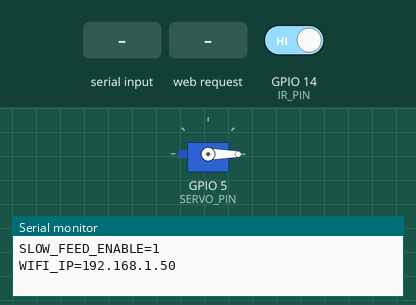
Simulated run of this sketch. Board: ESP8266 (NodeMCU). Shown: servo, the last lines printed to the serial monitor. The test bench sets the inputs (shaded band); at power-on: GPIO 14 (IR_PIN) HIGH. WiFi joins after 1.5 s; servers stay silent unless stated.

Above: at 2.7 s.
2.8 s: GPIO 14 (IR_PIN) driven LOW
At 3.27 s:
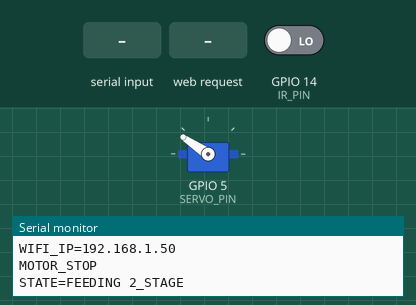
At 4.7 s:
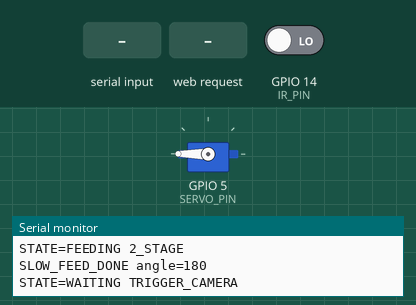
5.8 s: "FEED\n" received over Serial
At 6.67 s:
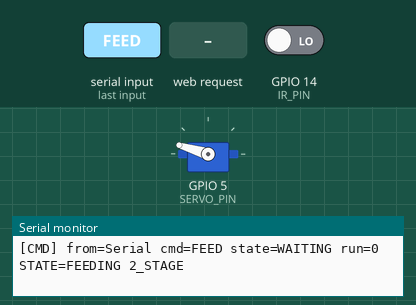
8.8 s: HTTP request GET /START received
10.3 s: "OK\n" received over Serial
At 10.6 s:
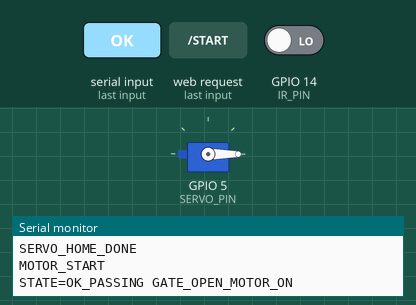
11.8 s: HTTP request GET /STOP received
14.8 s: HTTP request GET /FEED received
Timing chart, 0 to 17.8 s (numbered marks = the images above; inputs shaded):
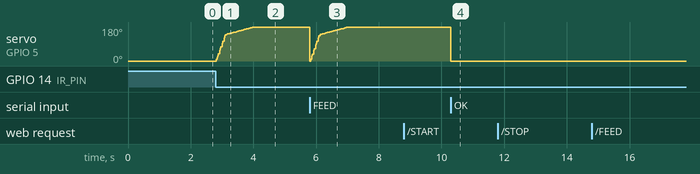

The sketch:

test1_backup2.ino
```cpp
#include <Arduino.h>
#include <Servo.h>
#include <ESP8266WiFi.h>
#include <ESP8266mDNS.h>
#include <stdarg.h>

// ====================== PIN ======================
// Servo thanh chắn         : GPIO5  (D1)
// Cảm biến hồng ngoại      : GPIO14 (D5)
// Driver STEP/PUL-           : GPIO12 (D6)
#define IR_PIN     14
#define PUL_PIN    12
#define SERVO_PIN  5

// Driver PUL- active-LOW: tao xung bang LOW ngan, sau do tha chan ve INPUT.
#define OBSTACLE_STATE LOW
#define STEP_DELAY_US   1500

// ====================== WIFI ======================
const char* WIFI_SSID     = "Sara";
const char* WIFI_PASSWORD = "0382911493";

WiFiServer server(12345);
WiFiClient tcpClient;
bool wifiConnected = false;
unsigned long wifiRetryTimer = 0;

// ====================== DRIVER STEP/PUL ======================
volatile bool isRunning = false;

// ============================================================================
// Y NGHIA QUY TRINH:
// 1. RUNNING  : phat xung PUL tren GPIO12, cho lon moi toi che IR.
// 2. Lon cham IR:
//      -> FEEDING : quay thanh chan 2 giai doan (nhanh 140 do dau, cham 40 do cuoi)
//                   de nhe nhang om lon dung tam, khong lam hat lui lon.
//      -> WAITING : dung bang chuyen (motorOff) va gui "TRIGGER_CAMERA".
// 3. PC (main.py + DRAEM) tra ket qua:
//      "OK" (Lon tot) :
//             -> RETURNING : Mo can gat nhanh ve 0 (SERVO_HOME), cho can rut han 250ms (motorOff).
//             -> OK_PASSING: Bat bang chuyen (motorOn) cho lon tot di qua.
//      "NG" (Lon loi) :
//             -> NG_HOME   : CUNG MO CAN GAT NHANH VE 0 (y het OK), cho can rut han 250ms (motorOff).
//             -> NG_PASSING: Bat bang chuyen dua lon NG chay NG_EJECT_DELAY_MS toi vi tri gat.
//             -> GATING    : Can gat vung manh 180 do danh vang lon NG, roi thu ve 0 do!
// ============================================================================

#define SLOW_FEED_ENABLE       1      // 1 = quay cham toi 180 do | 0 = chi code cu

#define SERVO_HOME             0      // vi tri mo / thu can (cho lon di qua)
#define SERVO_FEED             180    // vi tri gat lon vao vi tri chup / chan lon
#define SERVO_EJECT            180    // goc vung manh de danh vang lon NG

// ==================== CẤU HÌNH CHẶN LON 2 GIAI ĐOẠN ====================
// Giai đoạn 1: Vụt nhanh 0 -> 140 độ qua khoảng trống không chạm lon (300ms)
// Giai đoạn 2: Đi siêu chậm 40 độ cuối (140 -> 180 độ) để êm ái ôm lon, KHÔNG HẤT LÙI LON (900ms)
// Tổng thời gian chặn lon = 300ms + 900ms = 1200ms (1.2s - đúng chuẩn Bảng 9)
#define FEED_FAST_ANGLE        140    // Goc quet nhanh qua khoang trong (do)
#define FEED_FAST_TIME_MS      300    // Thoi gian quet nhanh 140 do dau (ms)
#define FEED_SLOW_TIME_MS      900    // Thoi gian om cham 40 do cuoi (ms)
#define SLOW_FEED_TIME_MS      (FEED_FAST_TIME_MS + FEED_SLOW_TIME_MS) // 1200ms

#define GATE_OPEN_SETTLE_MS    250    // thoi gian cho can gat rut han ve 0 (250ms) truoc khi bat bang chuyen
#define SLOW_FEED_REFRESH      20     // cap nhat goc moi 20ms

// ==================== ĐỊNH THỜI GẠT LON NG ====================
// Thoi gian bang chuyen dua lon NG chay tiep sau khi duoi lon roi IR de toi dung tam can gat (ms)
// (Mac dinh cu la 450ms, tang len 580ms de lon di sau hon vao tam don danh cua can gat)
#define NG_EJECT_DELAY_MS      580

#define NG_PASS_TIMEOUT_MS     15000  // neu lon khong roi IR thi dung bang chuyen
#define OK_PASS_TIMEOUT_MS     10000  // failsafe neu lon tot bi ket tren duong di
#define STRIKE_HOLD_MS         250    // cho servo vung toi goc danh lon (ms)
#define STRIKE_RETURN_MS       350    // thoi gian thu servo ve vi tri san sang (ms)
#define INSPECTION_FAILSAFE_MS 30000  // fallback neu PC mat ket noi

Servo servo;

// Goc servo hien tai (dung cho [DIAG])
int servoPos = SERVO_HOME;

void servoWrite(int angle) {
  servoPos = angle;
  servo.write(angle);
}

// -------- Quay cham (slow sweep) --------
bool slowActive = false;
int slowFrom = SERVO_HOME;
int slowTo = SERVO_FEED;
int slowAngle = SERVO_HOME;
unsigned long slowStart = 0;
unsigned long slowDuration = 0;
unsigned long slowRefresh = 0;

void sendMsg(const char* fmt, ...);   // forward declaration

void startSlowSweep(int from, int to, unsigned long duration) {
  slowFrom = from;
  slowTo = to;
  slowAngle = from;
  slowStart = millis();
  slowDuration = duration;
  slowRefresh = millis();
  slowActive = true;
  servoWrite(from);
}

// Tra ve true khi da quay du goc
bool updateSlowSweep() {
  if (!slowActive) return true;

  unsigned long now = millis();

  if (now - slowStart >= slowDuration) {
    servoWrite(slowTo);
    slowAngle = slowTo;
    slowActive = false;
    sendMsg("SLOW_FEED_DONE angle=%d\n", slowAngle);
    return true;
  }

  if (now - slowRefresh >= SLOW_FEED_REFRESH) {
    slowRefresh = now;
    unsigned long elapsed = now - slowStart;
    int a;

    // Chế độ chặn lon 2 giai đoạn: vụt nhanh qua khoảng trống, ôm cực êm 40 độ cuối
    if (slowFrom == SERVO_HOME && slowTo == SERVO_FEED) {
      if (elapsed < FEED_FAST_TIME_MS) {
        a = (int)(((long)FEED_FAST_ANGLE * (long)elapsed) / (long)FEED_FAST_TIME_MS);
      } else {
        unsigned long el2 = elapsed - FEED_FAST_TIME_MS;
        a = FEED_FAST_ANGLE + (int)(((long)(SERVO_FEED - FEED_FAST_ANGLE) * (long)el2) / (long)FEED_SLOW_TIME_MS);
      }
    } else {
      a = slowFrom + (int)(((long)(slowTo - slowFrom) * (long)elapsed) / (long)slowDuration);
    }

    if (a != slowAngle) {
      slowAngle = a;
      servoWrite(a);
    }
  }
  return false;
}

// ====================== TCP/SERIAL ======================
String cmdBuffer = "";
bool cmdReady = false;
String cmdSource = "";

// ====================== STATE MACHINE ======================
enum State { RUNNING, FEEDING, WAITING, RETURNING, OK_PASSING, NG_HOME, NG_PASSING, NG_FAULT, GATING };
State state = RUNNING;
int lastIR = HIGH;

int gatingStep = 0;
unsigned long gatingTimer = 0;
unsigned long lastDiagTime = 0;
unsigned long lastWaitNotifyTime = 0;
unsigned long irReleaseTimer = 0;
unsigned long waitingStartTime = 0;
unsigned long ngPassStartTime = 0;
unsigned long okPassStartTime = 0;
unsigned long returningStartTime = 0;
unsigned long ngHomeStartTime = 0;

const char* STATE_STR[] = {
  "RUNNING", "FEEDING", "WAITING", "RETURNING", "OK_PASSING",
  "NG_HOME", "NG_PASSING", "NG_FAULT", "GATING"
};

// ====================== TCP/SERIAL OUTPUT ======================
void sendMsg(const char* fmt, ...) {
  char buf[256];
  va_list args;
  va_start(args, fmt);
  vsnprintf(buf, sizeof(buf), fmt, args);
  va_end(args);
  Serial.print(buf);
  if (tcpClient && tcpClient.connected()) {
    tcpClient.print(buf);
  }
}

// ====================== MOTOR ======================
void motorOn() {
  if (!isRunning) {
    isRunning = true;
    pinMode(PUL_PIN, INPUT);  // tha noi, trang thai nghi cua PUL-
    sendMsg("MOTOR_START\n");
  }
}

void motorOff() {
  if (isRunning) {
    isRunning = false;
    pinMode(PUL_PIN, INPUT);  // ngat xung, tha noi optocoupler
    sendMsg("MOTOR_STOP\n");
  }
}

void handleStepper() {
  if (!isRunning) {
    pinMode(PUL_PIN, INPUT);
    return;
  }

  // Giong sketch test ban dau: LOW de bat opto, INPUT de tha/no pulse.
  pinMode(PUL_PIN, OUTPUT);
  digitalWrite(PUL_PIN, LOW);
  delayMicroseconds(STEP_DELAY_US);
  pinMode(PUL_PIN, INPUT);
  delayMicroseconds(STEP_DELAY_US);
}

// ====================== COMMAND INPUT ======================
void readTcp() {
  if (!tcpClient || !tcpClient.connected()) {
    if (tcpClient) tcpClient.stop();
    tcpClient = server.available();
    return;
  }
  while (tcpClient.available()) {
    char c = (char)tcpClient.read();
    if (c == '\n') { cmdReady = true; cmdSource = "TCP"; break; }
    if (c != '\r') cmdBuffer += c;
  }
}

void readSerial() {
  while (Serial.available()) {
    char c = (char)Serial.read();
    if (c == '\n') { cmdReady = true; cmdSource = "Serial"; break; }
    if (c != '\r') cmdBuffer += c;
  }
}

// ====================== STATE MACHINE ======================
void setState(int nextState) {
  State s = static_cast<State>(nextState);
  state = s;
  switch (s) {
    case RUNNING:
      slowActive = false;
      servoWrite(SERVO_HOME);
      motorOn();
      sendMsg("STATE=RUNNING\n");
      break;

    case FEEDING:
      // IR bao vat can: dung xung PUL, servo quay 2 giai doan de nhe nhang om lon
      motorOff();
      startSlowSweep(SERVO_HOME, SERVO_FEED, SLOW_FEED_TIME_MS);
      sendMsg("STATE=FEEDING 2_STAGE\n");
      break;

    case WAITING:
      slowActive = false;
      motorOff();
      waitingStartTime = millis();
      irReleaseTimer = digitalRead(IR_PIN) == OBSTACLE_STATE ? 0 : millis();
      sendMsg("STATE=WAITING TRIGGER_CAMERA\n");
      break;

    case RETURNING:
      // Lon tot: mo can gat nhanh ve 0 do, cho can rut han 250ms truoc khi bat motor
      motorOff();
      slowActive = false;
      servoWrite(SERVO_HOME);
      returningStartTime = millis();
      sendMsg("STATE=RETURNING QUICK_OPEN\n");
      break;

    case OK_PASSING:
      // Can gat da o 0 do: bat bang chuyen cho lon tot di qua
      motorOn();
      okPassStartTime = millis();
      irReleaseTimer = digitalRead(IR_PIN) == OBSTACLE_STATE ? 0 : millis();
      sendMsg("STATE=OK_PASSING GATE_OPEN_MOTOR_ON\n");
      break;

    case NG_HOME:
      // Lon loi: CUNG MO CAN GAT NHANH VE 0 DO (y het lon OK), cho can rut han 250ms
      motorOff();
      slowActive = false;
      servoWrite(SERVO_HOME);
      ngHomeStartTime = millis();
      sendMsg("STATE=NG_HOME QUICK_OPEN\n");
      break;

    case NG_PASSING:
      // Can gat da o 0 do: bat bang chuyen dua lon toi vi tri gat
      motorOn();
      ngPassStartTime = millis();
      irReleaseTimer = digitalRead(IR_PIN) == OBSTACLE_STATE ? 0 : millis();
      sendMsg("STATE=NG_PASSING WAIT_IR_CLEAR\n");
      break;

    case NG_FAULT:
      motorOff();
      sendMsg("STATE=NG_FAULT IR_DID_NOT_CLEAR\n");
      break;

    case GATING:
      // Lon da toi dung vi tri gat: vung manh 180 do de danh vang lon loi
      slowActive = false;
      motorOff();
      gatingStep = 0;
      gatingTimer = 0;
      sendMsg("STATE=GATING\n");
      break;
  }
}

// Chuc nang NG -> quet nhanh 0 -> 180 -> 0 sau khi lon toi vi tri gat
void runGating() {
  switch (gatingStep) {
    case 0:
      servoWrite(SERVO_EJECT);
      gatingTimer = millis();
      gatingStep = 1;
      sendMsg("GAT_ACTIVE EJECT=%d\n", SERVO_EJECT);
      break;
    case 1:
      if (millis() - gatingTimer >= STRIKE_HOLD_MS) {
        servoWrite(SERVO_HOME);
        gatingTimer = millis();
        gatingStep = 2;
      }
      break;
    case 2:
      if (millis() - gatingTimer >= STRIKE_RETURN_MS) {
        sendMsg("GAT_DONE\n");
        setState(RUNNING);
      }
      break;
  }
}

void handleCmd(String cmd) {
  sendMsg("[CMD] from=%s cmd=%s state=%s run=%d\n",
          cmdSource.c_str(), cmd.c_str(), STATE_STR[state], isRunning);

  String upper = cmd;
  upper.toUpperCase();

  // Lenh dieu khien tu Web hoac Serial
  if (upper == "START") {
    setState(RUNNING);
    return;
  }
  if (upper == "STOP") {
    motorOff();
    return;
  }

  // Lenh test tay (Serial hoac TCP)
  if (upper == "FEED")   { setState(FEEDING); return; }   // quay cham toi 180 do
  if (upper == "STRIKE") { setState(GATING);  return; }   // danh lon toc do cao
  if (upper == "HOME")   {
    slowActive = false;
    servoWrite(SERVO_HOME);
    sendMsg("SERVO_HOME\n");
    return;
  }

  if (state == WAITING) {
      if (upper == "OK") {
        setState(RETURNING);    // Lon tot: mo can gat nhanh ve 0, cho 250ms roi moi chay bang chuyen
      } else if (upper == "NG") {
        setState(NG_HOME);      // Lon loi: CUNG mo can gat nhanh ve 0, cho 250ms roi chay toi cho danh lon
      }
  }

  if (upper == "RESET" && state == NG_FAULT) {
    setState(RUNNING);
    return;
  }
}

void updateState() {
  int ir = digitalRead(IR_PIN);

  switch (state) {
    case RUNNING:
      // Chi kich hoat khi CO LON MOI DEN (chuyen tu khong can sang co can)
      if (lastIR != OBSTACLE_STATE && ir == OBSTACLE_STATE) {
#if SLOW_FEED_ENABLE
        // lon cham hong ngoai -> quay 2 giai doan nhe nhang om lon
        setState(FEEDING);
#else
        setState(WAITING);
#endif
      } else {
        motorOn();
      }
      break;

    case FEEDING:
      motorOff();
      if (updateSlowSweep()) {
        setState(WAITING);
      }
      break;

    case WAITING:
      if (lastIR == OBSTACLE_STATE && ir != OBSTACLE_STATE) {
        irReleaseTimer = millis();
      } else if (ir == OBSTACLE_STATE) {
        irReleaseTimer = 0;
      }
      // Neu PC mat ket noi, cho IR clear 500ms va qua timeout roi cho lon di qua
      if (irReleaseTimer && millis() - irReleaseTimer >= 500 &&
          millis() - waitingStartTime >= INSPECTION_FAILSAFE_MS) {
        irReleaseTimer = 0;
        sendMsg("INSPECTION_TIMEOUT -> RETURNING\n");
        setState(RETURNING);
      } else {
        motorOff();
        if (millis() - lastWaitNotifyTime >= 5000) {
          lastWaitNotifyTime = millis();
          sendMsg("WAITING_INSPECTION\n");
        }
      }
      break;

    case RETURNING:
      motorOff();
      // Cho 250ms cho can gat rut han ve 0 do (khong con cham lon)
      if (millis() - returningStartTime >= GATE_OPEN_SETTLE_MS) {
        sendMsg("SERVO_HOME_DONE\n");
        setState(OK_PASSING);
      }
      break;

    case OK_PASSING:
      // Lon tot: bang chuyen chay lien tuc, bo qua cam bien IR trong luc than lon dang luot qua
      motorOn();
      if (ir == OBSTACLE_STATE) {
        irReleaseTimer = 0;  // Than lon van dang nam tren cam bien
      } else if (!irReleaseTimer) {
        irReleaseTimer = millis();  // Bat dau thay duoi lon thoat khoi mat cam bien
      }

      // Khi mat doc IR da thong thoang lien tuc 600ms -> lon da di qua hoan toan!
      if (irReleaseTimer && millis() - irReleaseTimer >= 600) {
        sendMsg("OK_CAN_PASSED\n");
        setState(RUNNING);
      } else if (millis() - okPassStartTime >= OK_PASS_TIMEOUT_MS) {
        sendMsg("OK_PASS_TIMEOUT\n");
        setState(RUNNING);
      }
      break;

    case NG_HOME:
      motorOff();
      // Cho 250ms cho can gat rut han ve 0 do y het lon OK
      if (millis() - ngHomeStartTime >= GATE_OPEN_SETTLE_MS) {
        sendMsg("NG_GATE_OPEN_DONE\n");
        setState(NG_PASSING);
      }
      break;

    case NG_PASSING:
      if (ir == OBSTACLE_STATE) {
        irReleaseTimer = 0;
      } else if (!irReleaseTimer) {
        irReleaseTimer = millis();
      }

      // Khi duoi lon vua thoat khoi IR lien tuc NG_EJECT_DELAY_MS (580ms) -> lon da toi dung tam can gat
      if (irReleaseTimer && millis() - irReleaseTimer >= NG_EJECT_DELAY_MS) {
        motorOff();
        sendMsg("IR_CLEAR_REACHED -> EJECT\n");
        setState(GATING);
      } else if (millis() - ngPassStartTime >= NG_PASS_TIMEOUT_MS) {
        motorOff();
        setState(NG_FAULT);
      } else {
        motorOn();
      }
      break;

    case NG_FAULT:
      motorOff();
      break;

    case GATING:
      runGating();
      break;
  }
  lastIR = ir;
}

// ====================== WIFI ======================
void tryConnectWiFi() {
  Serial.print("WiFi");
  WiFi.mode(WIFI_STA);
  WiFi.begin(WIFI_SSID, WIFI_PASSWORD);
  for (int i = 0; i < 20 && WiFi.status() != WL_CONNECTED; i++) {
    delay(500);
    Serial.print(".");
  }
  if (WiFi.status() == WL_CONNECTED) {
    Serial.println(" OK");
    Serial.println(WiFi.localIP());
    wifiConnected = true;
    MDNS.begin("esp8266-conveyor");
  } else {
    Serial.println(" FAIL");
  }
}

// ====================== SETUP ======================
void setup() {
  Serial.begin(115200);

  tryConnectWiFi();

  server.begin();
  Serial.println("TCP :12345");

  pinMode(PUL_PIN, INPUT);

  servo.attach(SERVO_PIN);
  servoWrite(SERVO_HOME);

  pinMode(IR_PIN, INPUT_PULLUP);

  lastIR = digitalRead(IR_PIN);
  state = RUNNING;
  isRunning = false;
  motorOn();

  sendMsg("ESP_READY STATE=RUNNING\n");
  sendMsg("PIN SERVO=%d IR=%d PUL=%d\n", SERVO_PIN, IR_PIN, PUL_PIN);
  sendMsg("PUL MODE=ACTIVE_LOW STEP_DELAY_US=%d\n", STEP_DELAY_US);
  sendMsg("SERVO HOME=%d FEED=%d EJECT=%d SLOW=%dms NG_DELAY=%dms\n",
          SERVO_HOME, SERVO_FEED, SERVO_EJECT, SLOW_FEED_TIME_MS, NG_EJECT_DELAY_MS);
  sendMsg("SLOW_FEED_ENABLE=%d\n", SLOW_FEED_ENABLE);
  sendMsg("WIFI_IP=%s\n", wifiConnected ? WiFi.localIP().toString().c_str() : "DISCONNECTED");
}

bool wifiRetrying = false;
int wifiRetryCount = 0;
unsigned long wifiRetryStepTimer = 0;

// ====================== LOOP ======================
void loop() {
  if (WiFi.status() != WL_CONNECTED) {
    wifiConnected = false;
  }

  if (!wifiConnected) {
    if (!wifiRetrying && millis() - wifiRetryTimer >= 30000) {
      wifiRetryTimer = millis();
      wifiRetrying = true;
      wifiRetryCount = 0;
      wifiRetryStepTimer = 0;
      Serial.print("WiFi retry...");
      WiFi.begin(WIFI_SSID, WIFI_PASSWORD);
    }
    if (wifiRetrying) {
      if (wifiRetryCount < 20) {
        if (millis() - wifiRetryStepTimer >= 500) {
          wifiRetryStepTimer = millis();
          if (WiFi.status() == WL_CONNECTED) {
            Serial.println(" OK");
            Serial.println(WiFi.localIP());
            wifiConnected = true;
            wifiRetrying = false;
            MDNS.begin("esp8266-conveyor");
          } else {
            Serial.print(".");
            wifiRetryCount++;
          }
        }
      } else {
        Serial.println(" FAIL");
        wifiRetrying = false;
      }
    }
  }

  readTcp();
  readSerial();

  if (cmdReady) {
    cmdBuffer.trim();
    handleCmd(cmdBuffer);
    cmdBuffer = "";
    cmdReady = false;
  }

  updateState();
  // Doc IR va cap nhat state truoc khi phat xung, tranh them xung khi IR vua bi che.
  handleStepper();

  if (millis() - lastDiagTime >= 5000) {
    lastDiagTime = millis();
    sendMsg("[DIAG] %s IR=%s MOTOR=%d SERVO=%d WIFI=%s\n",
            STATE_STR[state],
            digitalRead(IR_PIN) == HIGH ? "CLEAR" : "BLOCK",
            isRunning,
            servoPos,
            wifiConnected ? WiFi.localIP().toString().c_str() : "NO");
  }

  if (wifiConnected) MDNS.update();
}
```

Measured:
- after the input at 2.8 s, servo on GPIO 5 (SERVO_PIN): moves from 0° to 180° over 1.2 s, starting at once
- after the input at 10.3 s, servo on GPIO 5 (SERVO_PIN): 180° → 0° at once
